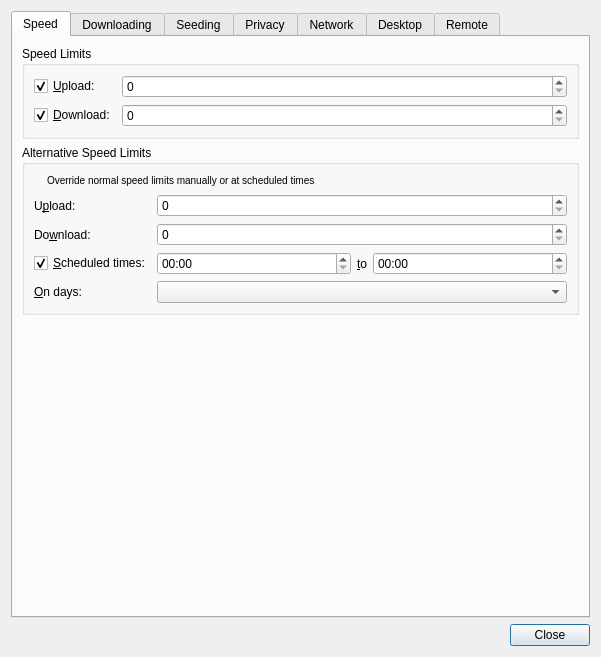
<?xml version="1.0" encoding="UTF-8"?>
<ui version="4.0">
 <class>PrefsDialog</class>
 <widget class="QDialog" name="PrefsDialog">
  <property name="geometry">
   <rect>
    <x>0</x>
    <y>0</y>
    <width>601</width>
    <height>657</height>
   </rect>
  </property>
  <property name="windowTitle">
   <string>Transmission Preferences</string>
  </property>
  <layout class="QVBoxLayout" name="dialogLayout">
   <item>
    <widget class="QTabWidget" name="tabs">
     <property name="currentIndex">
      <number>0</number>
     </property>
     <property name="elideMode">
      <enum>Qt::ElideNone</enum>
     </property>
     <property name="usesScrollButtons">
      <bool>false</bool>
     </property>
     <widget class="QWidget" name="speedTab">
      <attribute name="title">
       <string>Speed</string>
      </attribute>
      <layout class="QVBoxLayout" name="speedTabLayout">
       <item>
        <widget class="QGroupBox" name="speedLimitsSection">
         <property name="title">
          <string>Speed Limits</string>
         </property>
         <layout class="QGridLayout" name="speedLimitsSectionLayout" columnstretch="0,1">
          <item row="0" column="0">
           <widget class="QCheckBox" name="uploadSpeedLimitCheck">
            <property name="text">
             <string>&amp;Upload:</string>
            </property>
            <property name="checked">
             <bool>true</bool>
            </property>
           </widget>
          </item>
          <item row="0" column="1">
           <widget class="QSpinBox" name="uploadSpeedLimitSpin">
            <property name="maximum">
             <number>999999999</number>
            </property>
            <property name="singleStep">
             <number>5</number>
            </property>
           </widget>
          </item>
          <item row="1" column="0">
           <widget class="QCheckBox" name="downloadSpeedLimitCheck">
            <property name="text">
             <string>&amp;Download:</string>
            </property>
            <property name="checked">
             <bool>true</bool>
            </property>
           </widget>
          </item>
          <item row="1" column="1">
           <widget class="QSpinBox" name="downloadSpeedLimitSpin">
            <property name="maximum">
             <number>999999999</number>
            </property>
            <property name="singleStep">
             <number>5</number>
            </property>
           </widget>
          </item>
         </layout>
        </widget>
       </item>
       <item>
        <widget class="QGroupBox" name="altSpeedLimitsSection">
         <property name="title">
          <string>Alternative Speed Limits</string>
         </property>
         <layout class="QGridLayout" name="altSpeedLimitsSectionLayout" columnstretch="0,1">
          <item row="0" column="0" colspan="2">
           <layout class="QHBoxLayout" name="horizontalLayout" stretch="0,1">
            <item>
             <widget class="QLabel" name="altSpeedLimitsSectionIconLabel">
              <property name="pixmap">
               <pixmap resource="application.qrc">:/icons/alt-limit-off.svg</pixmap>
              </property>
             </widget>
            </item>
            <item>
             <widget class="QLabel" name="altSpeedLimitsSectionDescriptionLabel">
              <property name="text">
               <string>&lt;small&gt;Override normal speed limits manually or at scheduled times&lt;/small&gt;</string>
              </property>
             </widget>
            </item>
           </layout>
          </item>
          <item row="1" column="0">
           <widget class="QLabel" name="altUploadSpeedLimitLabel">
            <property name="text">
             <string>U&amp;pload:</string>
            </property>
            <property name="buddy">
             <cstring>altUploadSpeedLimitSpin</cstring>
            </property>
           </widget>
          </item>
          <item row="1" column="1">
           <widget class="QSpinBox" name="altUploadSpeedLimitSpin">
            <property name="maximum">
             <number>999999999</number>
            </property>
            <property name="singleStep">
             <number>5</number>
            </property>
           </widget>
          </item>
          <item row="2" column="0">
           <widget class="QLabel" name="altDownloadSpeedLimitLabel">
            <property name="text">
             <string>Do&amp;wnload:</string>
            </property>
            <property name="buddy">
             <cstring>altDownloadSpeedLimitSpin</cstring>
            </property>
           </widget>
          </item>
          <item row="2" column="1">
           <widget class="QSpinBox" name="altDownloadSpeedLimitSpin">
            <property name="maximum">
             <number>999999999</number>
            </property>
            <property name="singleStep">
             <number>5</number>
            </property>
           </widget>
          </item>
          <item row="3" column="0">
           <widget class="QCheckBox" name="altSpeedLimitScheduleCheck">
            <property name="text">
             <string>&amp;Scheduled times:</string>
            </property>
            <property name="checked">
             <bool>true</bool>
            </property>
           </widget>
          </item>
          <item row="3" column="1">
           <layout class="QHBoxLayout" name="altSpeedLimitScheduleLayout">
            <item>
             <widget class="QTimeEdit" name="altSpeedLimitStartTimeEdit">
              <property name="displayFormat">
               <string notr="true">hh:mm</string>
              </property>
             </widget>
            </item>
            <item>
             <widget class="QLabel" name="altSpeedLimitToLabel">
              <property name="sizePolicy">
               <sizepolicy hsizetype="Fixed" vsizetype="Preferred">
                <horstretch>0</horstretch>
                <verstretch>0</verstretch>
               </sizepolicy>
              </property>
              <property name="text">
               <string>&amp;to</string>
              </property>
              <property name="buddy">
               <cstring>altSpeedLimitEndTimeEdit</cstring>
              </property>
             </widget>
            </item>
            <item>
             <widget class="QTimeEdit" name="altSpeedLimitEndTimeEdit">
              <property name="displayFormat">
               <string notr="true">hh:mm</string>
              </property>
             </widget>
            </item>
           </layout>
          </item>
          <item row="4" column="0">
           <widget class="QLabel" name="altSpeedLimitDaysLabel">
            <property name="text">
             <string>&amp;On days:</string>
            </property>
            <property name="buddy">
             <cstring>altSpeedLimitDaysCombo</cstring>
            </property>
           </widget>
          </item>
          <item row="4" column="1">
           <widget class="QComboBox" name="altSpeedLimitDaysCombo"/>
          </item>
         </layout>
        </widget>
       </item>
       <item>
        <spacer name="speedTabBottomSpacer">
         <property name="orientation">
          <enum>Qt::Vertical</enum>
         </property>
         <property name="sizeHint" stdset="0">
          <size>
           <width>1</width>
           <height>1</height>
          </size>
         </property>
        </spacer>
       </item>
      </layout>
     </widget>
     <widget class="QWidget" name="downloadingTab">
      <attribute name="title">
       <string>Downloading</string>
      </attribute>
      <layout class="QVBoxLayout" name="downloadingTabLayout">
       <item>
        <widget class="QGroupBox" name="addingSection">
         <property name="title">
          <string>Adding</string>
         </property>
         <layout class="QGridLayout" name="addingSectionLayout" columnstretch="0,1">
          <item row="0" column="0">
           <widget class="QCheckBox" name="watchDirCheck">
            <property name="text">
             <string>Automatically add .torrent files &amp;from:</string>
            </property>
            <property name="checked">
             <bool>true</bool>
            </property>
           </widget>
          </item>
          <item row="0" column="1">
           <widget class="QStackedWidget" name="watchDirStack">
            <property name="sizePolicy">
             <sizepolicy hsizetype="Preferred" vsizetype="Fixed">
              <horstretch>0</horstretch>
              <verstretch>0</verstretch>
             </sizepolicy>
            </property>
            <widget class="PathButton" name="watchDirButton"/>
            <widget class="QLineEdit" name="watchDirEdit"/>
           </widget>
          </item>
          <item row="1" column="0" colspan="2">
           <widget class="QCheckBox" name="showTorrentOptionsDialogCheck">
            <property name="text">
             <string>Show the Torrent Options &amp;dialog</string>
            </property>
           </widget>
          </item>
          <item row="2" column="0" colspan="2">
           <widget class="QCheckBox" name="startAddedTorrentsCheck">
            <property name="text">
             <string>&amp;Start added torrents</string>
            </property>
           </widget>
          </item>
          <item row="3" column="0" colspan="2">
           <widget class="QCheckBox" name="detectTorrentFromClipboard">
            <property name="toolTip">
             <string>Reads user clipboard content for torrents</string>
            </property>
            <property name="text">
             <string>Detect new torrents from clipboard</string>
            </property>
           </widget>
          </item>
          <item row="4" column="0" colspan="2">
           <widget class="QCheckBox" name="trashTorrentFileCheck">
            <property name="text">
             <string>Mo&amp;ve the .torrent file to the trash</string>
            </property>
           </widget>
          </item>
          <item row="5" column="0">
           <widget class="QLabel" name="downloadDirLabel">
            <property name="text">
             <string>Save to &amp;Location:</string>
            </property>
           </widget>
          </item>
          <item row="5" column="1">
           <widget class="QStackedWidget" name="downloadDirStack">
            <property name="sizePolicy">
             <sizepolicy hsizetype="Preferred" vsizetype="Fixed">
              <horstretch>0</horstretch>
              <verstretch>0</verstretch>
             </sizepolicy>
            </property>
            <widget class="PathButton" name="downloadDirButton"/>
            <widget class="QLineEdit" name="downloadDirEdit"/>
           </widget>
          </item>
          <item row="6" column="0" colspan="2">
           <widget class="FreeSpaceLabel" name="downloadDirFreeSpaceLabel">
            <property name="text">
             <string notr="true">...</string>
            </property>
            <property name="alignment">
             <set>Qt::AlignRight|Qt::AlignTrailing|Qt::AlignVCenter</set>
            </property>
           </widget>
          </item>
         </layout>
        </widget>
       </item>
       <item>
        <widget class="QGroupBox" name="downloadQueueSection">
         <property name="title">
          <string>Download Queue</string>
         </property>
         <layout class="QGridLayout" name="downloadQueueSectionLayout" columnstretch="0,1">
          <item row="0" column="0">
           <widget class="QLabel" name="downloadQueueSizeLabel">
            <property name="text">
             <string>Ma&amp;ximum active downloads:</string>
            </property>
            <property name="buddy">
             <cstring>downloadQueueSizeSpin</cstring>
            </property>
           </widget>
          </item>
          <item row="0" column="1">
           <widget class="QSpinBox" name="downloadQueueSizeSpin">
            <property name="minimum">
             <number>1</number>
            </property>
            <property name="maximum">
             <number>999999999</number>
            </property>
           </widget>
          </item>
          <item row="1" column="0">
           <widget class="QLabel" name="queueStalledMinutesLabel">
            <property name="text">
             <string extracomment="Please keep this phrase as short as possible, it's currently the longest and influences dialog width">Download is i&amp;nactive if data sharing stopped:</string>
            </property>
            <property name="buddy">
             <cstring>queueStalledMinutesSpin</cstring>
            </property>
           </widget>
          </item>
          <item row="1" column="1">
           <widget class="QSpinBox" name="queueStalledMinutesSpin">
            <property name="suffix">
             <string notr="true"> minute(s) ago</string>
            </property>
            <property name="minimum">
             <number>1</number>
            </property>
            <property name="maximum">
             <number>9999</number>
            </property>
            <property name="singleStep">
             <number>5</number>
            </property>
           </widget>
          </item>
         </layout>
        </widget>
       </item>
       <item>
        <widget class="QGroupBox" name="incompleteSection">
         <property name="title">
          <string>Incomplete</string>
         </property>
         <layout class="QGridLayout" name="incompleteSectionLayout" columnstretch="0,1">
          <item row="0" column="0" colspan="2">
           <widget class="QCheckBox" name="renamePartialFilesCheck">
            <property name="text">
             <string>Append &quot;.&amp;part&quot; to incomplete files' names</string>
            </property>
           </widget>
          </item>
          <item row="1" column="0">
           <widget class="QCheckBox" name="incompleteDirCheck">
            <property name="text">
             <string>Keep &amp;incomplete files in:</string>
            </property>
            <property name="checked">
             <bool>true</bool>
            </property>
           </widget>
          </item>
          <item row="1" column="1">
           <widget class="QStackedWidget" name="incompleteDirStack">
            <property name="sizePolicy">
             <sizepolicy hsizetype="Preferred" vsizetype="Fixed">
              <horstretch>0</horstretch>
              <verstretch>0</verstretch>
             </sizepolicy>
            </property>
            <widget class="PathButton" name="incompleteDirButton"/>
            <widget class="QLineEdit" name="incompleteDirEdit"/>
           </widget>
          </item>
          <item row="2" column="0">
           <widget class="QCheckBox" name="doneDownloadingScriptCheck">
            <property name="text">
             <string>Call scrip&amp;t when downloading is completed:</string>
            </property>
            <property name="checked">
             <bool>true</bool>
            </property>
           </widget>
          </item>
          <item row="2" column="1">
           <widget class="QStackedWidget" name="doneDownloadingScriptStack">
            <property name="sizePolicy">
             <sizepolicy hsizetype="Preferred" vsizetype="Fixed">
              <horstretch>0</horstretch>
              <verstretch>0</verstretch>
             </sizepolicy>
            </property>
            <widget class="PathButton" name="doneDownloadingScriptButton"/>
            <widget class="QLineEdit" name="doneDownloadingScriptEdit"/>
           </widget>
          </item>
         </layout>
        </widget>
       </item>
       <item>
        <spacer name="downloadingTabBottomSpacer">
         <property name="orientation">
          <enum>Qt::Vertical</enum>
         </property>
         <property name="sizeHint" stdset="0">
          <size>
           <width>1</width>
           <height>1</height>
          </size>
         </property>
        </spacer>
       </item>
      </layout>
     </widget>
     <widget class="QWidget" name="seedingTab">
      <attribute name="title">
       <string>Seeding</string>
      </attribute>
      <layout class="QVBoxLayout" name="seedingTabLayout">
       <item>
        <widget class="QGroupBox" name="limitsSection">
         <property name="title">
          <string>Limits</string>
         </property>
         <layout class="QGridLayout" name="limitsSectionLayout" columnstretch="0,1">
          <item row="0" column="0">
           <widget class="QCheckBox" name="ratioLimitCheck">
            <property name="text">
             <string>Stop seeding at &amp;ratio:</string>
            </property>
            <property name="checked">
             <bool>true</bool>
            </property>
           </widget>
          </item>
          <item row="0" column="1">
           <widget class="QDoubleSpinBox" name="ratioLimitSpin">
            <property name="maximum">
             <double>999999999.000000000000000</double>
            </property>
            <property name="singleStep">
             <double>0.500000000000000</double>
            </property>
           </widget>
          </item>
          <item row="1" column="0">
           <widget class="QCheckBox" name="idleLimitCheck">
            <property name="text">
             <string>Stop seedi&amp;ng if idle for:</string>
            </property>
            <property name="checked">
             <bool>true</bool>
            </property>
           </widget>
          </item>
          <item row="1" column="1">
           <widget class="QSpinBox" name="idleLimitSpin">
            <property name="suffix">
             <string notr="true"> minute(s)</string>
            </property>
            <property name="minimum">
             <number>1</number>
            </property>
            <property name="maximum">
             <number>40320</number>
            </property>
            <property name="singleStep">
             <number>5</number>
            </property>
           </widget>
          </item>
          <item row="2" column="0">
           <widget class="QCheckBox" name="doneSeedingScriptCheck">
            <property name="text">
             <string>Call scrip&amp;t when seeding is completed:</string>
            </property>
            <property name="checked">
             <bool>true</bool>
            </property>
           </widget>
          </item>
          <item row="2" column="1">
           <widget class="QStackedWidget" name="doneSeedingScriptStack">
            <property name="sizePolicy">
             <sizepolicy hsizetype="Preferred" vsizetype="Fixed">
              <horstretch>0</horstretch>
              <verstretch>0</verstretch>
             </sizepolicy>
            </property>
            <widget class="PathButton" name="doneSeedingScriptButton"/>
            <widget class="QLineEdit" name="doneSeedingScriptEdit"/>
           </widget>
          </item>
         </layout>
        </widget>
       </item>
       <item>
        <spacer name="seedingTabBottomSpacer">
         <property name="orientation">
          <enum>Qt::Vertical</enum>
         </property>
         <property name="sizeHint" stdset="0">
          <size>
           <width>1</width>
           <height>1</height>
          </size>
         </property>
        </spacer>
       </item>
      </layout>
     </widget>
     <widget class="QWidget" name="privacyTab">
      <attribute name="title">
       <string>Privacy</string>
      </attribute>
      <layout class="QVBoxLayout" name="privacyTabLayout">
       <item>
        <widget class="QGroupBox" name="encryptionSection">
         <property name="title">
          <string>Encryption</string>
         </property>
         <layout class="QGridLayout" name="encryptionSectionLayout" columnstretch="0,1">
          <item row="0" column="0">
           <widget class="QLabel" name="encryptionModeLabel">
            <property name="text">
             <string>&amp;Encryption mode:</string>
            </property>
            <property name="buddy">
             <cstring>encryptionModeCombo</cstring>
            </property>
           </widget>
          </item>
          <item row="0" column="1">
           <widget class="QComboBox" name="encryptionModeCombo"/>
          </item>
         </layout>
        </widget>
       </item>
       <item>
        <widget class="QGroupBox" name="blocklistSection">
         <property name="title">
          <string>Blocklist</string>
         </property>
         <layout class="QGridLayout" name="blocklistSectionLayout" columnstretch="0,1,0">
          <item row="0" column="0">
           <widget class="QCheckBox" name="blocklistCheck">
            <property name="text">
             <string>Enable &amp;blocklist:</string>
            </property>
            <property name="checked">
             <bool>true</bool>
            </property>
           </widget>
          </item>
          <item row="0" column="1" colspan="2">
           <widget class="QLineEdit" name="blocklistEdit"/>
          </item>
          <item row="1" column="0" colspan="2">
           <widget class="QLabel" name="blocklistStatusLabel">
            <property name="text">
             <string notr="true">...</string>
            </property>
           </widget>
          </item>
          <item row="1" column="2">
           <widget class="QPushButton" name="updateBlocklistButton">
            <property name="text">
             <string>&amp;Update</string>
            </property>
            <property name="autoDefault">
             <bool>false</bool>
            </property>
           </widget>
          </item>
          <item row="2" column="0" colspan="3">
           <widget class="QCheckBox" name="autoUpdateBlocklistCheck">
            <property name="text">
             <string>Enable &amp;automatic updates</string>
            </property>
           </widget>
          </item>
         </layout>
        </widget>
       </item>
       <item>
        <spacer name="privacyTabBottomSpacer">
         <property name="orientation">
          <enum>Qt::Vertical</enum>
         </property>
         <property name="sizeHint" stdset="0">
          <size>
           <width>1</width>
           <height>1</height>
          </size>
         </property>
        </spacer>
       </item>
      </layout>
     </widget>
     <widget class="QWidget" name="networkTab">
      <attribute name="title">
       <string>Network</string>
      </attribute>
      <layout class="QVBoxLayout" name="networkTabLayout">
       <item>
        <widget class="QGroupBox" name="incomingPeersSection">
         <property name="title">
          <string>Incoming Peers</string>
         </property>
         <layout class="QGridLayout" name="incomingPeersSectionLayout" columnstretch="0,1,0">
          <item row="0" column="0">
           <widget class="QLabel" name="peerPortLabel">
            <property name="text">
             <string>&amp;Port for incoming connections:</string>
            </property>
            <property name="buddy">
             <cstring>peerPortSpin</cstring>
            </property>
           </widget>
          </item>
          <item row="0" column="1">
           <widget class="QSpinBox" name="peerPortSpin">
            <property name="minimum">
             <number>1</number>
            </property>
            <property name="maximum">
             <number>65535</number>
            </property>
           </widget>
          </item>
          <item row="0" column="2">
           <widget class="QPushButton" name="testPeerPortButton">
            <property name="text">
             <string>Te&amp;st Port</string>
            </property>
            <property name="autoDefault">
             <bool>false</bool>
            </property>
           </widget>
          </item>
          <item row="1" column="1" colspan="2">
           <widget class="QLabel" name="peerPortStatusLabel">
            <property name="text">
             <string notr="true">...</string>
            </property>
           </widget>
          </item>
          <item row="2" column="0" colspan="3">
           <widget class="QCheckBox" name="randomPeerPortCheck">
            <property name="text">
             <string>Pick a &amp;random port every time Transmission is started</string>
            </property>
           </widget>
          </item>
          <item row="3" column="0" colspan="3">
           <widget class="QCheckBox" name="enablePortForwardingCheck">
            <property name="text">
             <string>Use UPnP or NAT-PMP port &amp;forwarding from my router</string>
            </property>
           </widget>
          </item>
         </layout>
        </widget>
       </item>
       <item>
        <widget class="QGroupBox" name="peerLimitsSection">
         <property name="title">
          <string>Peer Limits</string>
         </property>
         <layout class="QGridLayout" name="peerLimitsSectionLayout" columnstretch="0,1">
          <item row="0" column="0">
           <widget class="QLabel" name="torrentPeerLimitLabel">
            <property name="text">
             <string>Maximum peers per &amp;torrent:</string>
            </property>
            <property name="buddy">
             <cstring>torrentPeerLimitSpin</cstring>
            </property>
           </widget>
          </item>
          <item row="0" column="1">
           <widget class="QSpinBox" name="torrentPeerLimitSpin">
            <property name="minimum">
             <number>1</number>
            </property>
            <property name="maximum">
             <number>1024</number>
            </property>
            <property name="singleStep">
             <number>5</number>
            </property>
           </widget>
          </item>
          <item row="1" column="0">
           <widget class="QLabel" name="globalPeerLimitLabel">
            <property name="text">
             <string>Maximum peers &amp;overall:</string>
            </property>
            <property name="buddy">
             <cstring>globalPeerLimitSpin</cstring>
            </property>
           </widget>
          </item>
          <item row="1" column="1">
           <widget class="QSpinBox" name="globalPeerLimitSpin">
            <property name="minimum">
             <number>1</number>
            </property>
            <property name="maximum">
             <number>1024</number>
            </property>
            <property name="singleStep">
             <number>5</number>
            </property>
           </widget>
          </item>
         </layout>
        </widget>
       </item>
       <item>
        <widget class="QGroupBox" name="optionsSection">
         <property name="title">
          <string>Options</string>
         </property>
         <layout class="QVBoxLayout" name="optionsSectionLayout">
          <item>
           <widget class="QCheckBox" name="enableUtpCheck">
            <property name="toolTip">
             <string>µTP is a tool for reducing network congestion.</string>
            </property>
            <property name="text">
             <string>Enable µ&amp;TP for peer connections</string>
            </property>
           </widget>
          </item>
          <item>
           <widget class="QCheckBox" name="enablePexCheck">
            <property name="toolTip">
             <string>PEX is a tool for exchanging peer lists with the peers you're connected to.</string>
            </property>
            <property name="text">
             <string>Use PE&amp;X to find more peers</string>
            </property>
           </widget>
          </item>
          <item>
           <widget class="QCheckBox" name="enableDhtCheck">
            <property name="toolTip">
             <string>DHT is a tool for finding peers without a tracker.</string>
            </property>
            <property name="text">
             <string>Use &amp;DHT to find more peers</string>
            </property>
           </widget>
          </item>
          <item>
           <widget class="QCheckBox" name="enableLpdCheck">
            <property name="toolTip">
             <string>LPD is a tool for finding peers on your local network.</string>
            </property>
            <property name="text">
             <string>Use &amp;Local Peer Discovery to find more peers</string>
            </property>
           </widget>
          </item>
         </layout>
        </widget>
       </item>
       <item>
        <widget class="QGroupBox" name="defaultTrackersSection">
         <property name="title">
          <string>Default Public Trackers</string>
         </property>
         <layout class="QVBoxLayout" name="defaultTrackersSectionLayout">
          <item>
           <widget class="QPlainTextEdit" name="defaultTrackersPlainTextEdit">
            <property name="toolTip">
             <string>Trackers to use on all public torrents.

To add a backup URL, add it on the next line after a primary URL.
To add a new primary URL, add it after a blank line.</string>
            </property>
            <property name="tabChangesFocus">
             <bool>true</bool>
            </property>
            <property name="lineWrapMode">
             <enum>QPlainTextEdit::NoWrap</enum>
            </property>
            <property name="plainText">
             <string notr="true"/>
            </property>
           </widget>
          </item>
         </layout>
        </widget>
       </item>
       <item>
        <spacer name="networkTabBottomSpacer">
         <property name="orientation">
          <enum>Qt::Vertical</enum>
         </property>
         <property name="sizeHint" stdset="0">
          <size>
           <width>1</width>
           <height>1</height>
          </size>
         </property>
        </spacer>
       </item>
      </layout>
     </widget>
     <widget class="QWidget" name="desktopTab">
      <attribute name="title">
       <string>Desktop</string>
      </attribute>
      <layout class="QVBoxLayout" name="desktopTabLayout">
       <item>
        <widget class="QGroupBox" name="appearanceSection">
         <property name="title">
          <string>Appearance</string>
         </property>
         <layout class="QGridLayout" name="appearanceSectionLayout" columnstretch="0,1">
          <item row="0" column="0">
           <widget class="QLabel" name="themeLabel">
            <property name="text">
             <string>T&amp;heme:</string>
            </property>
            <property name="buddy">
             <cstring>themeCombo</cstring>
            </property>
           </widget>
          </item>
          <item row="0" column="1">
           <widget class="QComboBox" name="themeCombo"/>
          </item>
          <item row="1" column="0" colspan="2">
           <widget class="QCheckBox" name="touchModeCheck">
            <property name="text">
             <string>Touch-friendly &amp;layout with larger controls</string>
            </property>
           </widget>
          </item>
         </layout>
        </widget>
       </item>
       <item>
        <widget class="QGroupBox" name="desktopSection">
         <property name="title">
          <string>Desktop</string>
         </property>
         <layout class="QVBoxLayout" name="desktopSectionLayout">
          <item>
           <widget class="QCheckBox" name="showTrayIconCheck">
            <property name="text">
             <string>Show Transmission icon in the &amp;notification area</string>
            </property>
           </widget>
          </item>
          <item>
           <widget class="QCheckBox" name="startMinimizedCheck">
            <property name="text">
             <string>Start &amp;minimized in notification area</string>
            </property>
           </widget>
          </item>
          <item>
           <widget class="QCheckBox" name="singleInstanceCheck">
            <property name="text">
             <string>Allow only &amp;one running instance</string>
            </property>
           </widget>
          </item>
         </layout>
        </widget>
       </item>
       <item>
        <widget class="QGroupBox" name="notificationSection">
         <property name="title">
          <string>Notification</string>
         </property>
         <layout class="QVBoxLayout" name="notificationSectionLayout">
          <item>
           <widget class="QCheckBox" name="notifyOnTorrentAddedCheck">
            <property name="text">
             <string>Show a notification when torrents are a&amp;dded</string>
            </property>
           </widget>
          </item>
          <item>
           <widget class="QCheckBox" name="notifyOnTorrentCompletedCheck">
            <property name="text">
             <string>Show a notification when torrents &amp;finish</string>
            </property>
           </widget>
          </item>
          <item>
           <widget class="QCheckBox" name="playSoundOnTorrentCompletedCheck">
            <property name="text">
             <string>Play a &amp;sound when torrents finish</string>
            </property>
           </widget>
          </item>
         </layout>
        </widget>
       </item>
       <item>
        <spacer name="desktopTabBottomSpacer">
         <property name="orientation">
          <enum>Qt::Vertical</enum>
         </property>
         <property name="sizeHint" stdset="0">
          <size>
           <width>1</width>
           <height>1</height>
          </size>
         </property>
        </spacer>
       </item>
      </layout>
     </widget>
     <widget class="QWidget" name="remoteTab">
      <attribute name="title">
       <string>Remote</string>
      </attribute>
      <layout class="QVBoxLayout" name="remoteTabLayout">
       <item>
        <widget class="QGroupBox" name="remoteControlSection">
         <property name="title">
          <string>Remote Control</string>
         </property>
         <layout class="QGridLayout" name="remoteControlSectionLayout" columnstretch="0,1,0">
          <item row="0" column="0" colspan="2">
           <widget class="QCheckBox" name="enableRpcCheck">
            <property name="text">
             <string>Allow &amp;remote access</string>
            </property>
            <property name="checked">
             <bool>true</bool>
            </property>
           </widget>
          </item>
          <item row="0" column="2">
           <widget class="QPushButton" name="openWebClientButton">
            <property name="text">
             <string>&amp;Open web client</string>
            </property>
            <property name="autoDefault">
             <bool>false</bool>
            </property>
           </widget>
          </item>
          <item row="1" column="0">
           <widget class="QLabel" name="rpcPortLabel">
            <property name="text">
             <string>HTTP &amp;port:</string>
            </property>
            <property name="buddy">
             <cstring>rpcPortSpin</cstring>
            </property>
           </widget>
          </item>
          <item row="1" column="1" colspan="2">
           <widget class="QSpinBox" name="rpcPortSpin">
            <property name="minimum">
             <number>1</number>
            </property>
            <property name="maximum">
             <number>65535</number>
            </property>
           </widget>
          </item>
          <item row="2" column="0" colspan="3">
           <widget class="QCheckBox" name="requireRpcAuthCheck">
            <property name="text">
             <string>Use &amp;authentication</string>
            </property>
            <property name="checked">
             <bool>true</bool>
            </property>
           </widget>
          </item>
          <item row="3" column="0">
           <widget class="QLabel" name="rpcUsernameLabel">
            <property name="text">
             <string>&amp;Username:</string>
            </property>
            <property name="buddy">
             <cstring>rpcUsernameEdit</cstring>
            </property>
           </widget>
          </item>
          <item row="3" column="1" colspan="2">
           <widget class="QLineEdit" name="rpcUsernameEdit"/>
          </item>
          <item row="4" column="0">
           <widget class="QLabel" name="rpcPasswordLabel">
            <property name="text">
             <string>Pass&amp;word:</string>
            </property>
            <property name="buddy">
             <cstring>rpcPasswordEdit</cstring>
            </property>
           </widget>
          </item>
          <item row="4" column="1" colspan="2">
           <widget class="QLineEdit" name="rpcPasswordEdit">
            <property name="echoMode">
             <enum>QLineEdit::Password</enum>
            </property>
           </widget>
          </item>
          <item row="5" column="0" colspan="3">
           <widget class="QCheckBox" name="enableRpcWhitelistCheck">
            <property name="text">
             <string>Only allow these IP a&amp;ddresses:</string>
            </property>
            <property name="checked">
             <bool>true</bool>
            </property>
           </widget>
          </item>
          <item row="6" column="0">
           <widget class="QLabel" name="rpcWhitelistLabel">
            <property name="text">
             <string>Addresses:</string>
            </property>
            <property name="buddy">
             <cstring>rpcWhitelistEdit</cstring>
            </property>
           </widget>
          </item>
          <item row="6" column="1" colspan="2">
           <widget class="QLineEdit" name="rpcWhitelistEdit"/>
          </item>
         </layout>
        </widget>
       </item>
       <item>
        <spacer name="remoteTabBottomSpacer">
         <property name="orientation">
          <enum>Qt::Vertical</enum>
         </property>
         <property name="sizeHint" stdset="0">
          <size>
           <width>1</width>
           <height>1</height>
          </size>
         </property>
        </spacer>
       </item>
      </layout>
     </widget>
    </widget>
   </item>
   <item>
    <widget class="QDialogButtonBox" name="dialogButtons">
     <property name="orientation">
      <enum>Qt::Horizontal</enum>
     </property>
     <property name="standardButtons">
      <set>QDialogButtonBox::Close</set>
     </property>
    </widget>
   </item>
  </layout>
 </widget>
 <customwidgets>
  <customwidget>
   <class>PathButton</class>
   <extends>QToolButton</extends>
   <header>PathButton.h</header>
  </customwidget>
  <customwidget>
   <class>FreeSpaceLabel</class>
   <extends>QLabel</extends>
   <header>FreeSpaceLabel.h</header>
  </customwidget>
 </customwidgets>
 <resources>
  <include location="application.qrc"/>
 </resources>
 <connections>
  <connection>
   <sender>dialogButtons</sender>
   <signal>rejected()</signal>
   <receiver>PrefsDialog</receiver>
   <slot>reject()</slot>
   <hints>
    <hint type="sourcelabel">
     <x>20</x>
     <y>20</y>
    </hint>
    <hint type="destinationlabel">
     <x>20</x>
     <y>20</y>
    </hint>
   </hints>
  </connection>
  <connection>
   <sender>uploadSpeedLimitCheck</sender>
   <signal>toggled(bool)</signal>
   <receiver>uploadSpeedLimitSpin</receiver>
   <slot>setEnabled(bool)</slot>
   <hints>
    <hint type="sourcelabel">
     <x>20</x>
     <y>20</y>
    </hint>
    <hint type="destinationlabel">
     <x>20</x>
     <y>20</y>
    </hint>
   </hints>
  </connection>
  <connection>
   <sender>downloadSpeedLimitCheck</sender>
   <signal>toggled(bool)</signal>
   <receiver>downloadSpeedLimitSpin</receiver>
   <slot>setEnabled(bool)</slot>
   <hints>
    <hint type="sourcelabel">
     <x>20</x>
     <y>20</y>
    </hint>
    <hint type="destinationlabel">
     <x>20</x>
     <y>20</y>
    </hint>
   </hints>
  </connection>
  <connection>
   <sender>ratioLimitCheck</sender>
   <signal>toggled(bool)</signal>
   <receiver>ratioLimitSpin</receiver>
   <slot>setEnabled(bool)</slot>
   <hints>
    <hint type="sourcelabel">
     <x>20</x>
     <y>20</y>
    </hint>
    <hint type="destinationlabel">
     <x>20</x>
     <y>20</y>
    </hint>
   </hints>
  </connection>
  <connection>
   <sender>idleLimitCheck</sender>
   <signal>toggled(bool)</signal>
   <receiver>idleLimitSpin</receiver>
   <slot>setEnabled(bool)</slot>
   <hints>
    <hint type="sourcelabel">
     <x>20</x>
     <y>20</y>
    </hint>
    <hint type="destinationlabel">
     <x>20</x>
     <y>20</y>
    </hint>
   </hints>
  </connection>
  <connection>
   <sender>watchDirCheck</sender>
   <signal>toggled(bool)</signal>
   <receiver>watchDirStack</receiver>
   <slot>setEnabled(bool)</slot>
   <hints>
    <hint type="sourcelabel">
     <x>20</x>
     <y>20</y>
    </hint>
    <hint type="destinationlabel">
     <x>20</x>
     <y>20</y>
    </hint>
   </hints>
  </connection>
  <connection>
   <sender>incompleteDirCheck</sender>
   <signal>toggled(bool)</signal>
   <receiver>incompleteDirStack</receiver>
   <slot>setEnabled(bool)</slot>
   <hints>
    <hint type="sourcelabel">
     <x>20</x>
     <y>20</y>
    </hint>
    <hint type="destinationlabel">
     <x>20</x>
     <y>20</y>
    </hint>
   </hints>
  </connection>
  <connection>
   <sender>doneDownloadingScriptCheck</sender>
   <signal>toggled(bool)</signal>
   <receiver>doneDownloadingScriptStack</receiver>
   <slot>setEnabled(bool)</slot>
   <hints>
    <hint type="sourcelabel">
     <x>20</x>
     <y>20</y>
    </hint>
    <hint type="destinationlabel">
     <x>20</x>
     <y>20</y>
    </hint>
   </hints>
  </connection>
  <connection>
   <sender>doneSeedingScriptCheck</sender>
   <signal>toggled(bool)</signal>
   <receiver>doneSeedingScriptStack</receiver>
   <slot>setEnabled(bool)</slot>
   <hints>
    <hint type="sourcelabel">
     <x>20</x>
     <y>20</y>
    </hint>
    <hint type="destinationlabel">
     <x>20</x>
     <y>20</y>
    </hint>
   </hints>
  </connection>
 </connections>
</ui>
